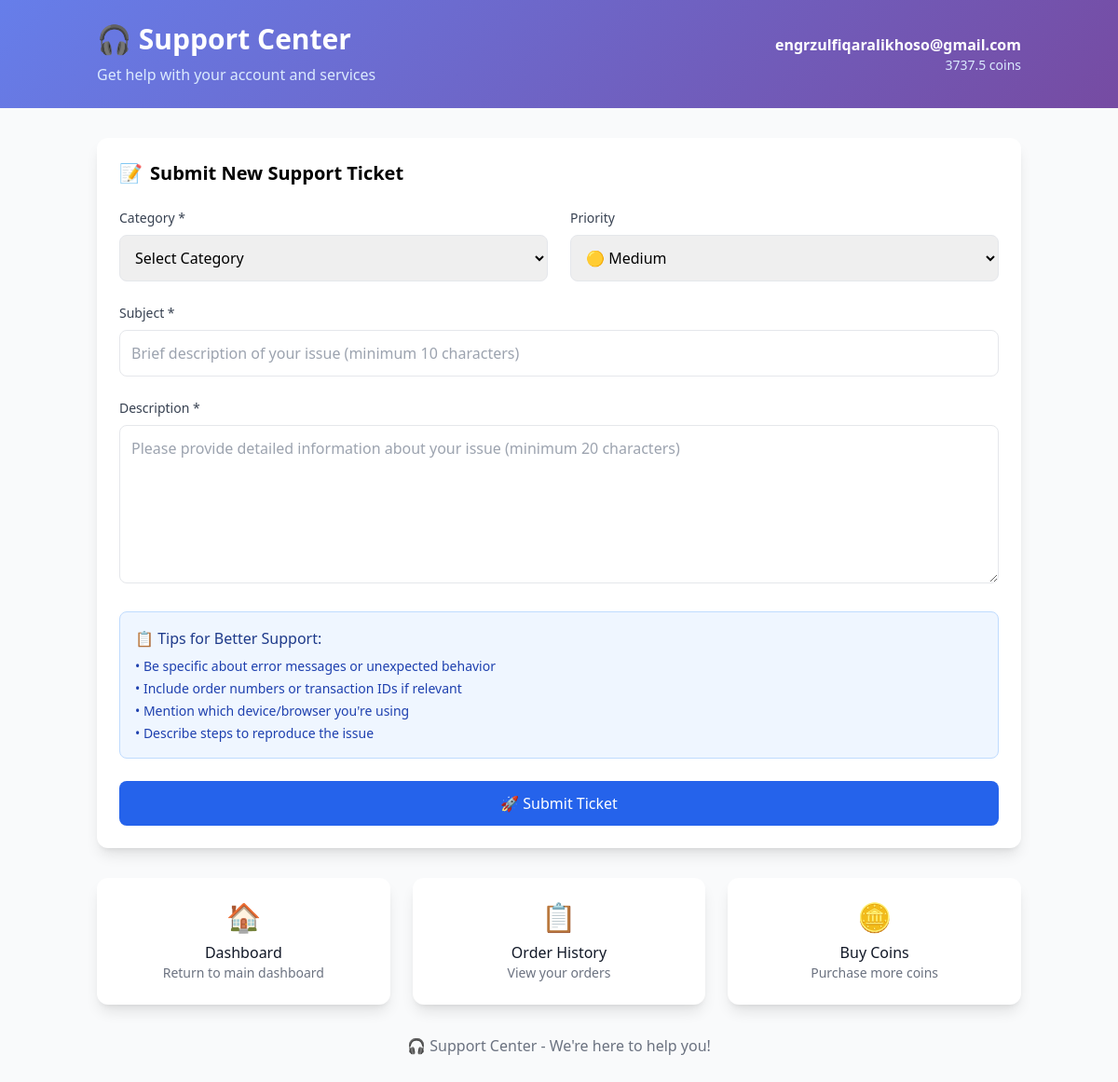
/support (signed in), run on an earlier commit of the app's database.
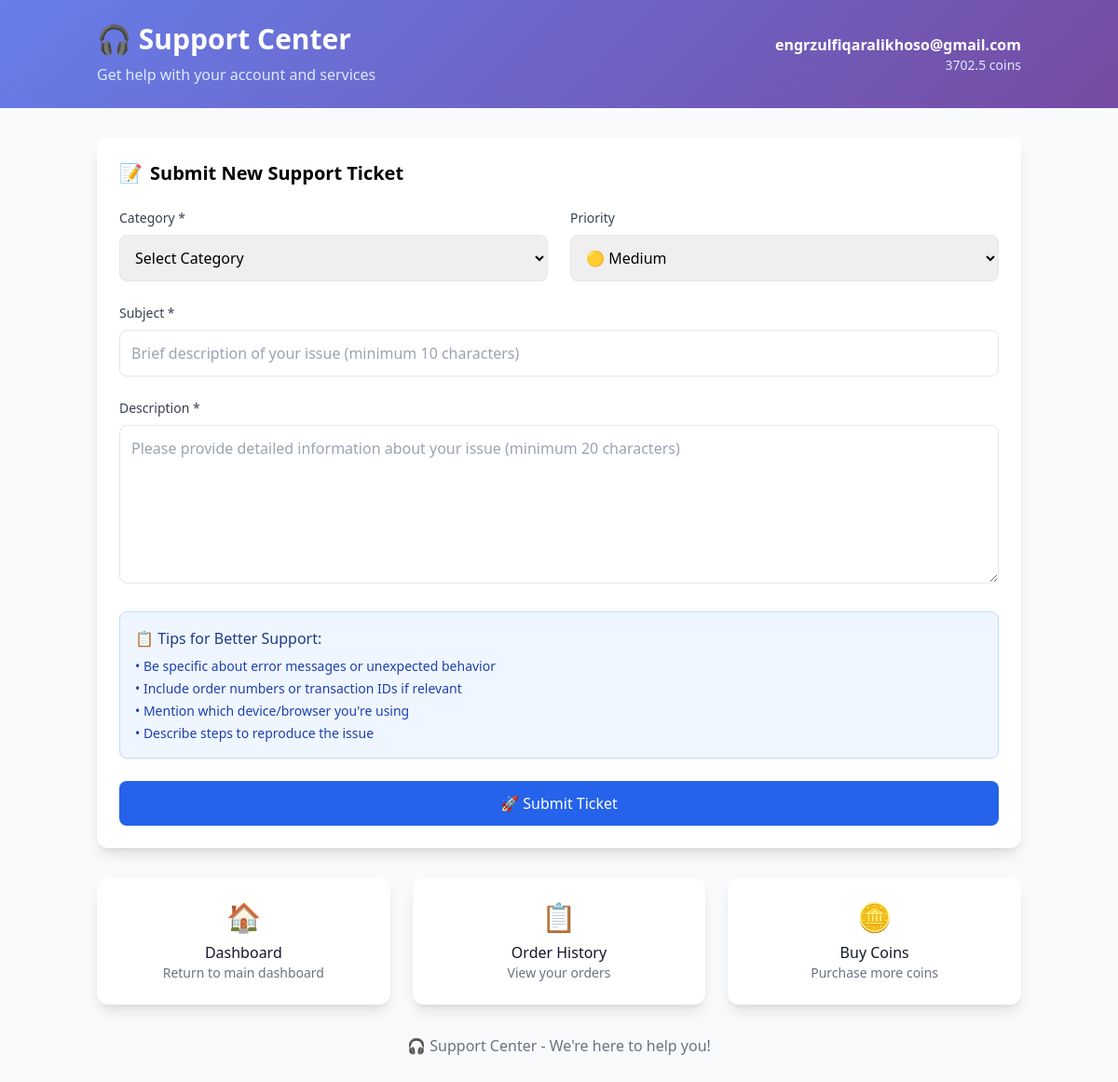
And on a later commit of the database.
### main.py (models this page shows)
class User(db.Model):
    id = db.Column(db.Integer, primary_key=True)
    username = db.Column(db.String(150), nullable=False, unique=True)
    email = db.Column(db.String(150), nullable=False, unique=True)
    password = db.Column(db.String(200), nullable=False)
    coins = db.Column(db.Integer, default=10)
    last_login_date = db.Column(db.String(20))  # YYYY-MM-DD format
    last_activity = db.Column(db.DateTime, default=datetime.utcnow)  # Track when user was last active
    is_admin = db.Column(db.Boolean, default=False)
    is_banned = db.Column(db.Boolean, default=False)
    referral_code = db.Column(db.String(20), unique=True)  # User's unique referral code
    referred_by = db.Column(db.String(20))  # Referral code used to sign up

### main.py (the view)
@app.route('/support')
def support():
    if 'user_id' not in session:
        flash('Please log in first.')
        return redirect(url_for('login'))
    user = User.query.get(session['user_id'])
    if not user:
        session.pop('user_id', None)
        flash('User session invalid. Please log in again.')
        return redirect(url_for('login'))
    user_tickets = SupportTicket.query.filter_by(user_id=user.id).order_by(SupportTicket.created_at.desc()).limit(10).all()
    return render_template('support.html', user=user, user_tickets=user_tickets)

### main.py (called while the page is built)
def update_user_activity(user_id):
    try:
        user = User.query.get(user_id)
        if user:
            user.last_activity = datetime.utcnow()
            db.session.commit()
    except:
        pass

@app.before_request
def track_user_activity():
    if 'user_id' in session:
        update_user_activity(session['user_id'])

@app.context_processor
def inject_global_announcements():
    try:
        global_announcements = Announcement.query.filter_by(is_active=True).order_by(Announcement.created_at.desc()).all()
        return dict(global_announcements=global_announcements)
    except:
        return dict(global_announcements=[])

### templates/support.html (shortened to what the changed rows need)
<!DOCTYPE html>
<html lang="en">
<head>
    <script src="https://cdn.tailwindcss.com"></script>
</head>
<body class="bg-gray-50 min-h-screen">
    <div class="gradient-bg text-white py-6 mb-8">
        <div class="container mx-auto px-4">
            <div class="flex justify-between items-center">
                <div>
                    <h1 class="text-3xl font-bold">🎧 Support Center</h1>
                </div>
                <div class="text-right">
                    <div class="text-white">
                        <div class="font-semibold">{{ user.username }}</div>
                        <div class="text-blue-100 text-sm">{{ user.coins }} coins</div>
                    </div>
                </div>
            </div>
        </div>
    </div>
    <div class="container mx-auto px-4">
        <div class="bg-white rounded-xl shadow-lg p-6 mb-8">
            <h2 class="text-xl font-bold mb-6 flex items-center">
                <span class="mr-2">📝</span>
                Submit New Support Ticket
            </h2>
        </div>
    </div>
</body>
</html>

What changed in the data, as far as the page shows it:
changed User "engrzulfiqaralikhoso@gmail.com": coins "3737.5" → "3702.5"
